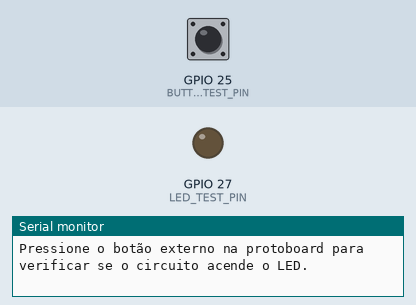
Recording of a sketch running on a simulated ESP32. Parts: output pins drawn as LEDs (lit = HIGH), the last lines printed to the serial monitor. Inputs (shaded band) come from the test bench; at power-on: GPIO 25 (BUTTON_TEST_PIN) HIGH.

Above: at 1.2 s.
1.3 s: GPIO 25 (BUTTON_TEST_PIN) pulled LOW for 0.15 s
At 1.38 s:
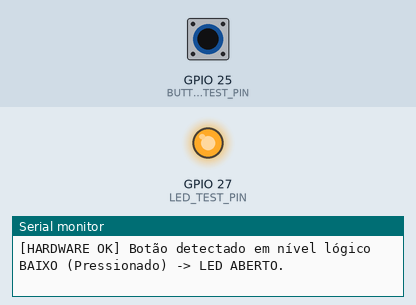
2.9 s: GPIO 25 (BUTTON_TEST_PIN) pulled LOW for 3.2 s
At 6.6 s:
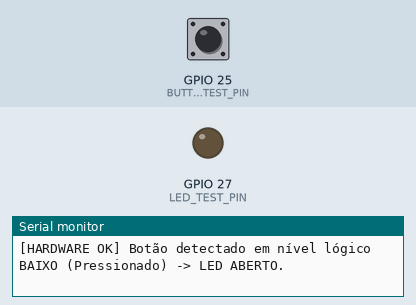
Timing chart, 0 to 8.1 s (numbered marks = the images above; inputs shaded):
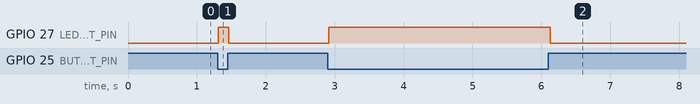

Measured:
- after the input at 1.3 s, GPIO 27 (LED_TEST_PIN): LOW → HIGH at once, → LOW 0.16 s later
- after the input at 2.9 s, GPIO 27 (LED_TEST_PIN): LOW → HIGH at once, → LOW 3.2 s later

The sketch:

teste_independente_hardware.ino
```cpp
// --- Definições de Pinos para Teste Isolado em Bancada ---
#define LED_TEST_PIN   27  // Pino conectado ao LED Externo (Requer Resistor de ~220 Ohms em série)
#define BUTTON_TEST_PIN 25  // Pino conectado ao Botão Externo

void setup() {
  Serial.begin(115200);

  pinMode(LED_TEST_PIN, OUTPUT);
  // Uso explícito de INPUT_PULLUP caso a protoboard não utilize resistor físico externo de pull-up
  pinMode(BUTTON_TEST_PIN, INPUT_PULLUP);

  Serial.println("[STATUS DE ENG] Inicializando Validação de Hardware Isolada.");
  Serial.println("Pressione o botão externo na protoboard para verificar se o circuito acende o LED.");
}

void loop() {
  // Leitura direta por varredura contínua (Polling Simples)
  int estadoBotao = digitalRead(BUTTON_TEST_PIN);

  // Com lógica INPUT_PULLUP, o pino em repouso lê HIGH. Ao pressionar, vai para LOW.
  if (estadoBotao == LOW) {
    digitalWrite(LED_TEST_PIN, HIGH);
    Serial.println("[HARDWARE OK] Botão detectado em nível lógico BAIXO (Pressionado) -> LED ABERTO.");
  } else {
    digitalWrite(LED_TEST_PIN, LOW);
  }

  delay(50); // Delay curto para estabilização rudimentar do console serial
}
```
